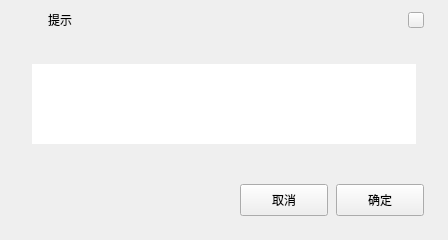
<?xml version="1.0" encoding="UTF-8"?>
<ui version="4.0">
 <class>MsgBox</class>
 <widget class="QWidget" name="MsgBox">
  <property name="geometry">
   <rect>
    <x>0</x>
    <y>0</y>
    <width>448</width>
    <height>240</height>
   </rect>
  </property>
  <property name="minimumSize">
   <size>
    <width>448</width>
    <height>240</height>
   </size>
  </property>
  <property name="maximumSize">
   <size>
    <width>448</width>
    <height>240</height>
   </size>
  </property>
  <property name="windowTitle">
   <string>Form</string>
  </property>
  <property name="styleSheet">
   <string notr="true"/>
  </property>
  <layout class="QGridLayout" name="gridLayout">
   <property name="leftMargin">
    <number>0</number>
   </property>
   <property name="topMargin">
    <number>0</number>
   </property>
   <property name="rightMargin">
    <number>0</number>
   </property>
   <property name="bottomMargin">
    <number>0</number>
   </property>
   <property name="spacing">
    <number>0</number>
   </property>
   <item row="0" column="0">
    <widget class="QWidget" name="widget" native="true">
     <layout class="QGridLayout" name="gridLayout_3">
      <property name="leftMargin">
       <number>0</number>
      </property>
      <property name="topMargin">
       <number>0</number>
      </property>
      <property name="rightMargin">
       <number>0</number>
      </property>
      <property name="bottomMargin">
       <number>0</number>
      </property>
      <property name="spacing">
       <number>0</number>
      </property>
      <item row="0" column="0">
       <widget class="QWidget" name="headWidget" native="true">
        <property name="minimumSize">
         <size>
          <width>0</width>
          <height>40</height>
         </size>
        </property>
        <property name="maximumSize">
         <size>
          <width>16777215</width>
          <height>40</height>
         </size>
        </property>
        <property name="styleSheet">
         <string notr="true"/>
        </property>
        <layout class="QHBoxLayout" name="horizontalLayout">
         <property name="spacing">
          <number>8</number>
         </property>
         <property name="leftMargin">
          <number>24</number>
         </property>
         <property name="topMargin">
          <number>0</number>
         </property>
         <property name="rightMargin">
          <number>24</number>
         </property>
         <property name="bottomMargin">
          <number>0</number>
         </property>
         <item>
          <widget class="QLabel" name="titleIcon">
           <property name="minimumSize">
            <size>
             <width>16</width>
             <height>16</height>
            </size>
           </property>
           <property name="maximumSize">
            <size>
             <width>16</width>
             <height>16</height>
            </size>
           </property>
           <property name="text">
            <string/>
           </property>
          </widget>
         </item>
         <item>
          <widget class="QLabel" name="title">
           <property name="styleSheet">
            <string notr="true"/>
           </property>
           <property name="text">
            <string>提示</string>
           </property>
           <property name="alignment">
            <set>Qt::AlignCenter</set>
           </property>
          </widget>
         </item>
         <item>
          <spacer name="horizontalSpacer_2">
           <property name="orientation">
            <enum>Qt::Horizontal</enum>
           </property>
           <property name="sizeHint" stdset="0">
            <size>
             <width>199</width>
             <height>20</height>
            </size>
           </property>
          </spacer>
         </item>
         <item>
          <widget class="QPushButton" name="headClose">
           <property name="minimumSize">
            <size>
             <width>16</width>
             <height>16</height>
            </size>
           </property>
           <property name="maximumSize">
            <size>
             <width>16</width>
             <height>16</height>
            </size>
           </property>
           <property name="cursor">
            <cursorShape>PointingHandCursor</cursorShape>
           </property>
           <property name="styleSheet">
            <string notr="true"/>
           </property>
           <property name="text">
            <string/>
           </property>
          </widget>
         </item>
        </layout>
       </widget>
      </item>
      <item row="1" column="0">
       <widget class="QWidget" name="bodyWidget" native="true">
        <property name="sizePolicy">
         <sizepolicy hsizetype="Expanding" vsizetype="Expanding">
          <horstretch>0</horstretch>
          <verstretch>0</verstretch>
         </sizepolicy>
        </property>
        <property name="styleSheet">
         <string notr="true"/>
        </property>
        <layout class="QGridLayout" name="gridLayout_2">
         <property name="leftMargin">
          <number>32</number>
         </property>
         <property name="topMargin">
          <number>24</number>
         </property>
         <property name="rightMargin">
          <number>32</number>
         </property>
         <property name="bottomMargin">
          <number>8</number>
         </property>
         <property name="spacing">
          <number>0</number>
         </property>
         <item row="0" column="0">
          <widget class="QTextBrowser" name="info">
           <property name="sizePolicy">
            <sizepolicy hsizetype="Preferred" vsizetype="Preferred">
             <horstretch>0</horstretch>
             <verstretch>0</verstretch>
            </sizepolicy>
           </property>
           <property name="frameShape">
            <enum>QFrame::NoFrame</enum>
           </property>
           <property name="sizeAdjustPolicy">
            <enum>QAbstractScrollArea::AdjustToContents</enum>
           </property>
           <property name="readOnly">
            <bool>true</bool>
           </property>
           <property name="html">
            <string>&lt;!DOCTYPE HTML PUBLIC &quot;-//W3C//DTD HTML 4.0//EN&quot; &quot;http://www.w3.org/TR/REC-html40/strict.dtd&quot;&gt;
&lt;html&gt;&lt;head&gt;&lt;meta name=&quot;qrichtext&quot; content=&quot;1&quot; /&gt;&lt;style type=&quot;text/css&quot;&gt;
p, li { white-space: pre-wrap; }
&lt;/style&gt;&lt;/head&gt;&lt;body style=&quot; font-family:'SimSun'; font-size:9pt; font-weight:400; font-style:normal;&quot;&gt;
&lt;p style=&quot;-qt-paragraph-type:empty; margin-top:0px; margin-bottom:0px; margin-left:0px; margin-right:0px; -qt-block-indent:0; text-indent:0px; font-size:14px;&quot;&gt;&lt;br /&gt;&lt;/p&gt;&lt;/body&gt;&lt;/html&gt;</string>
           </property>
           <property name="openExternalLinks">
            <bool>false</bool>
           </property>
          </widget>
         </item>
        </layout>
       </widget>
      </item>
      <item row="2" column="0">
       <widget class="QWidget" name="bottomWidget" native="true">
        <layout class="QHBoxLayout" name="horizontalLayout_2">
         <property name="spacing">
          <number>8</number>
         </property>
         <property name="leftMargin">
          <number>0</number>
         </property>
         <property name="topMargin">
          <number>32</number>
         </property>
         <property name="rightMargin">
          <number>24</number>
         </property>
         <property name="bottomMargin">
          <number>24</number>
         </property>
         <item>
          <spacer name="horizontalSpacer_6">
           <property name="orientation">
            <enum>Qt::Horizontal</enum>
           </property>
           <property name="sizeHint" stdset="0">
            <size>
             <width>10</width>
             <height>0</height>
            </size>
           </property>
          </spacer>
         </item>
         <item>
          <widget class="QPushButton" name="noBtn">
           <property name="minimumSize">
            <size>
             <width>88</width>
             <height>32</height>
            </size>
           </property>
           <property name="maximumSize">
            <size>
             <width>88</width>
             <height>32</height>
            </size>
           </property>
           <property name="cursor">
            <cursorShape>ArrowCursor</cursorShape>
           </property>
           <property name="styleSheet">
            <string notr="true"/>
           </property>
           <property name="text">
            <string>取消</string>
           </property>
          </widget>
         </item>
         <item>
          <widget class="QPushButton" name="okBtn">
           <property name="minimumSize">
            <size>
             <width>88</width>
             <height>32</height>
            </size>
           </property>
           <property name="maximumSize">
            <size>
             <width>88</width>
             <height>32</height>
            </size>
           </property>
           <property name="cursor">
            <cursorShape>ArrowCursor</cursorShape>
           </property>
           <property name="styleSheet">
            <string notr="true"/>
           </property>
           <property name="text">
            <string>确定</string>
           </property>
          </widget>
         </item>
        </layout>
       </widget>
      </item>
     </layout>
    </widget>
   </item>
  </layout>
 </widget>
 <resources/>
 <connections/>
</ui>
